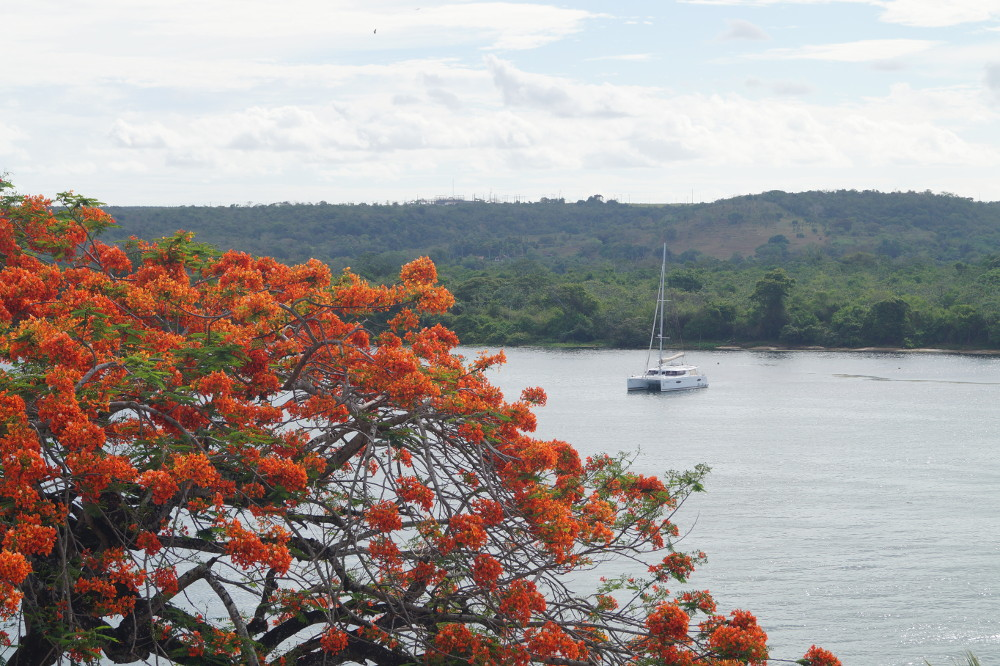
//> input picture unidade2/media/landscape.jpg, 1000 x 666 px
$ ./cannypontos media/landscape.jpg   (built with g++ and OpenCV 4)
//> lines starting //> are read from the running program, lines starting //| are printed output that depends on the picture
#include <iostream>
#include <opencv2/opencv.hpp>
#include <fstream>
#include <iomanip>
#include <vector>
#include <algorithm>
#include <numeric>
#include <ctime>
#include <cstdlib>

using namespace cv;
using namespace std;

#define STEP 5
#define JITTER 3

int top_slider = 10;
int top_slider_max = 200;

int pointradi_slider = 3;
int pointradi_slider_max = 10;

int pointradicanny_slider = 3;
int pointradicanny_slider_max = 10;

char TrackbarName[50];

Mat image_gray, image_color;
Mat border, frame, points;

int width, height, gray;
int x, y;

vector<int> yrange;
vector<int> xrange;

void on_trackbar_canny(int, void *)
{
  Canny(image_gray, border, top_slider, 3 * top_slider);

  iota(xrange.begin(), xrange.end(), 0);
  iota(yrange.begin(), yrange.end(), 0);

  for (uint i = 0; i < xrange.size(); i++)
  {
    xrange[i] = xrange[i] * STEP + STEP / 2;
  }

  for (uint i = 0; i < yrange.size(); i++)
  {
    yrange[i] = yrange[i] * STEP + STEP / 2;
  }

  points = Mat(height, width, CV_8UC3, Scalar(255, 255, 255));

  for (auto i : xrange)
  {
    random_shuffle(yrange.begin(), yrange.end());
    for (auto j : yrange)
    {
      x = i + rand() % (2 * JITTER) - JITTER + 1;
      y = j + rand() % (2 * JITTER) - JITTER + 1;
      Vec3b color = image_color.at<Vec3b>(x, y);
      circle(points, cv::Point(y, x), pointradi_slider + rand() % 4, Scalar(color), -1, CV_AA);
    }
  }

  for (auto i : xrange)
  {
    random_shuffle(yrange.begin(), yrange.end());
    for (auto j : yrange)
    {
      if (border.at<uchar>(i,j) == 255)
      {
        Vec3b color = image_color.at<Vec3b>(i, j);
        circle(points, cv::Point(j, i), pointradicanny_slider + rand() % 2, Scalar(color), -1, CV_AA);
      }
    }
  }

  imshow("CannyPontos", points);
}

int main(int argc, char **argv)
{

  srand(time(0));
  //image = imread(argv[1],CV_LOAD_IMAGE_GRAYSCALE);
  image_color = imread(argv[1]);
//> image_color is the input picture: 666 rows x 1000 cols, CV_8UC3; mean B, G, R 150.7, 153.7, 162.2

  if (!image_color.data)
  {
    cout << "nao abriu" << argv[1] << endl;
    cout << argv[0] << " imagem.jpg";
    exit(0);
  }

  cvtColor(image_color, image_gray, CV_RGB2GRAY);
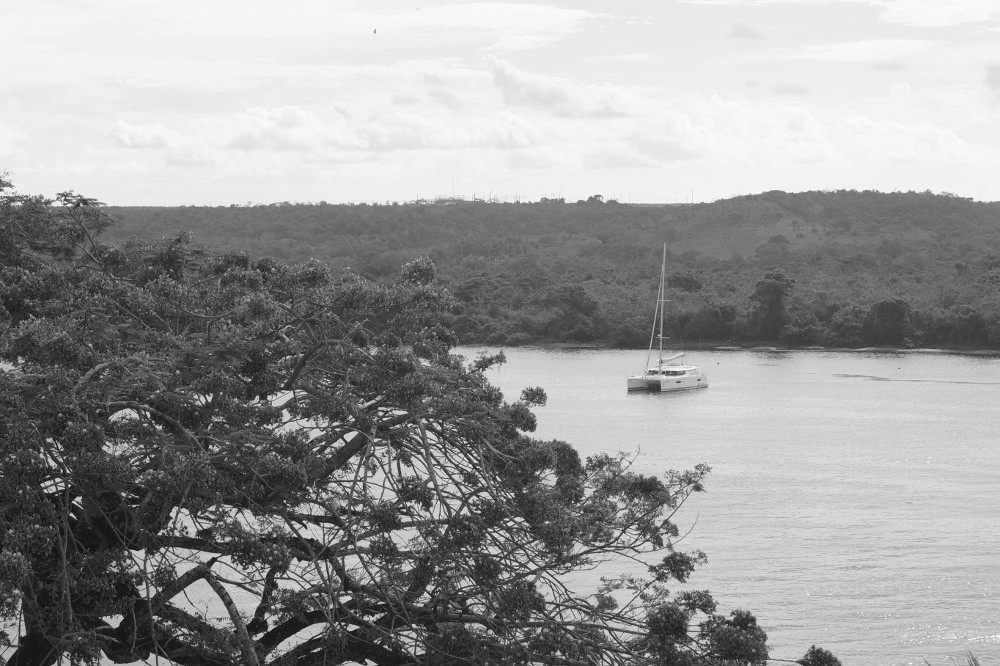
//> image_gray: 666 rows x 1000 cols, CV_8UC1; min 8, max 255, mean 153.7

  width = image_color.size().width;
//> width = 1000
  height = image_color.size().height;
//> height = 666

  xrange.resize(height / STEP);
//> xrange = 133 values from 0 to 0
  yrange.resize(width / STEP);
//> yrange = 200 values from 0 to 0

  sprintf(TrackbarName, "Threshold inferior %d", top_slider_max);

  namedWindow("CannyPontos", 1);
  createTrackbar(TrackbarName, "CannyPontos",
                 &top_slider,
                 top_slider_max,
                 on_trackbar_canny);
  createTrackbar("Point Radius", "CannyPontos",
                 &pointradi_slider,
                 pointradi_slider_max,
                 on_trackbar_canny);
  createTrackbar("Canny point radius", "CannyPontos",
                 &pointradicanny_slider,
                 pointradicanny_slider_max,
                 on_trackbar_canny);

  on_trackbar_canny(top_slider, 0);
//> in on_trackbar_canny, `Canny(image_gray, border, top_slider, 3 * top_slider);`:
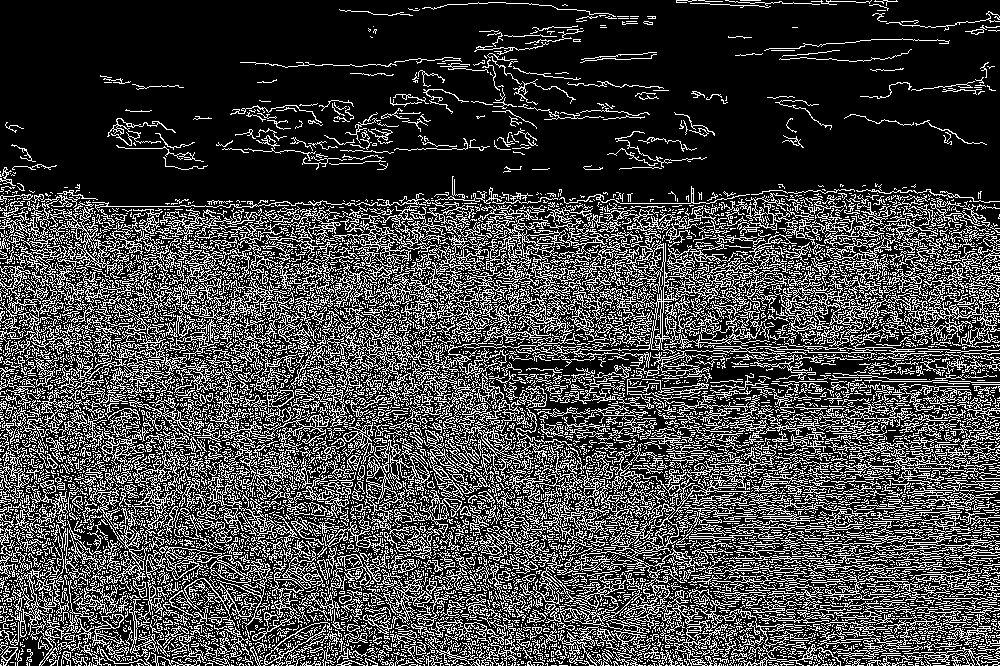
//> border: 666 rows x 1000 cols, CV_8UC1; 26.1% white in thin lines or dots
//> after the loop in on_trackbar_canny, `for (auto i : xrange)`:
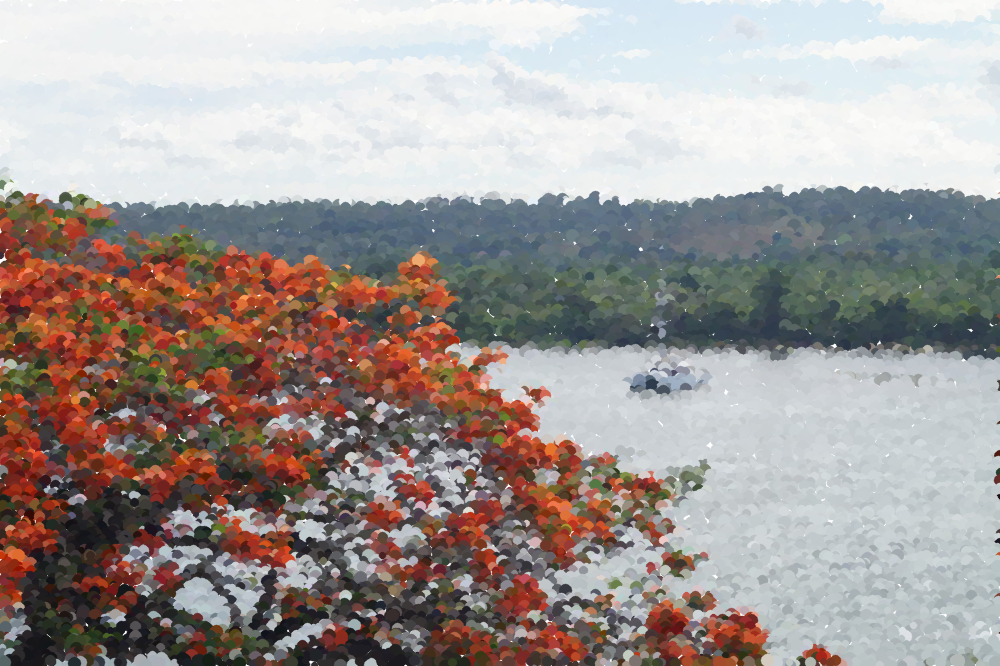
//> points: 666 rows x 1000 cols, CV_8UC3; mean B, G, R 150.5, 153.4, 161.9
//> after the loop in on_trackbar_canny, `for (auto i : xrange)`:
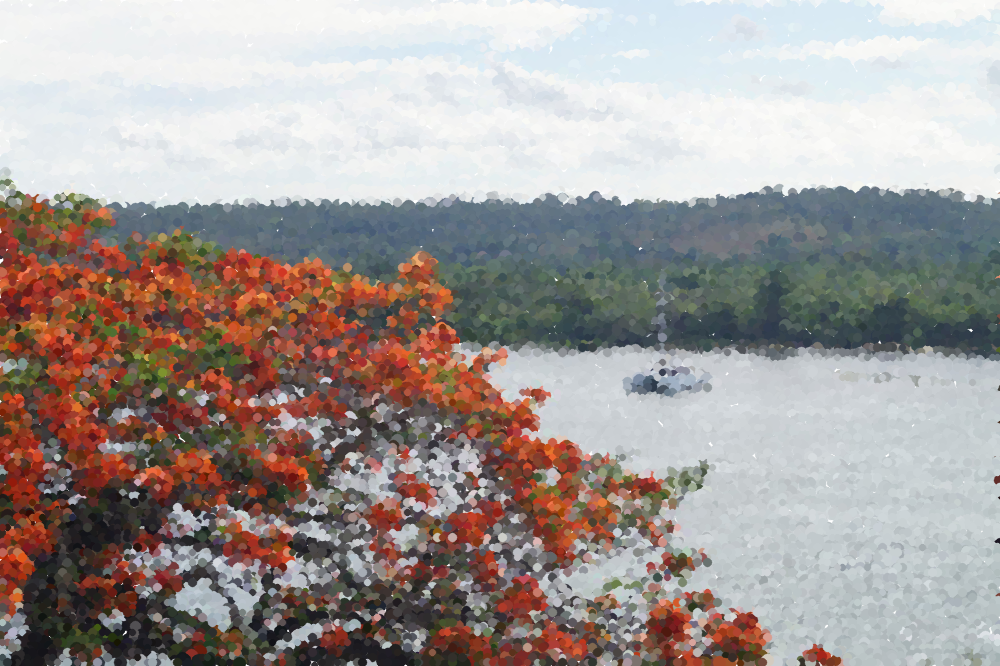
//> points: 666 rows x 1000 cols, CV_8UC3; mean B, G, R 150.8, 153.8, 162.3

  waitKey();
//> in on_trackbar_canny (call 2), `iota(yrange.begin(), yrange.end(), 0);`: yrange = 200 values from 0 to 199
//> after the loop in on_trackbar_canny (call 2), `for (uint i = 0; i < yrange.size(); i++)`: yrange = 200 values from 2 to 997
//> after the loop in on_trackbar_canny (call 2), `for (auto i : xrange)`:
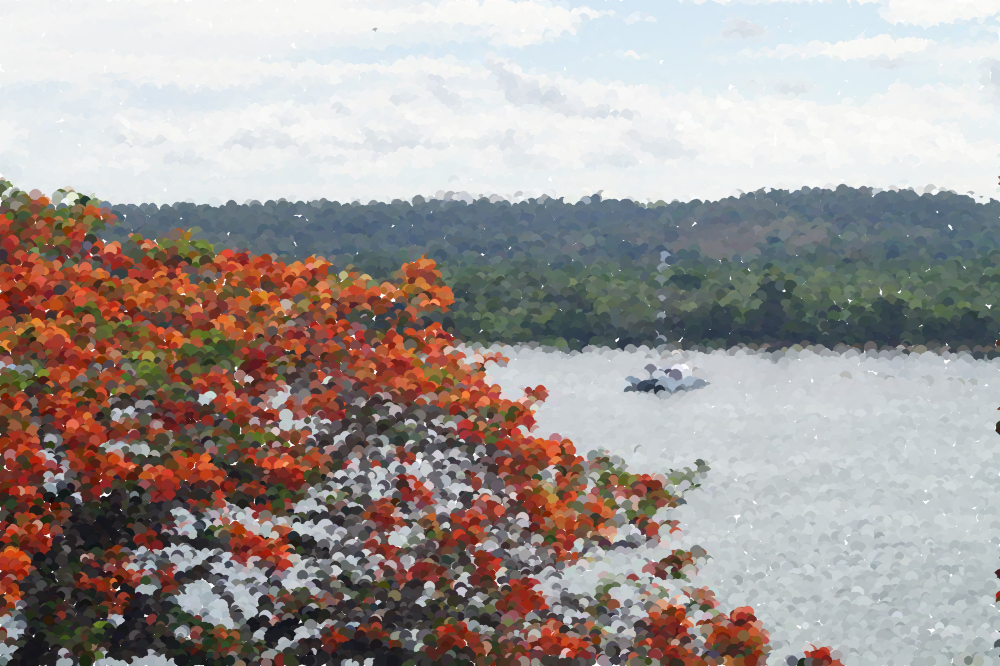
//> points: 666 rows x 1000 cols, CV_8UC3; mean B, G, R 150.6, 153.6, 162
//> after the loop in on_trackbar_canny (call 2), `for (auto i : xrange)`:
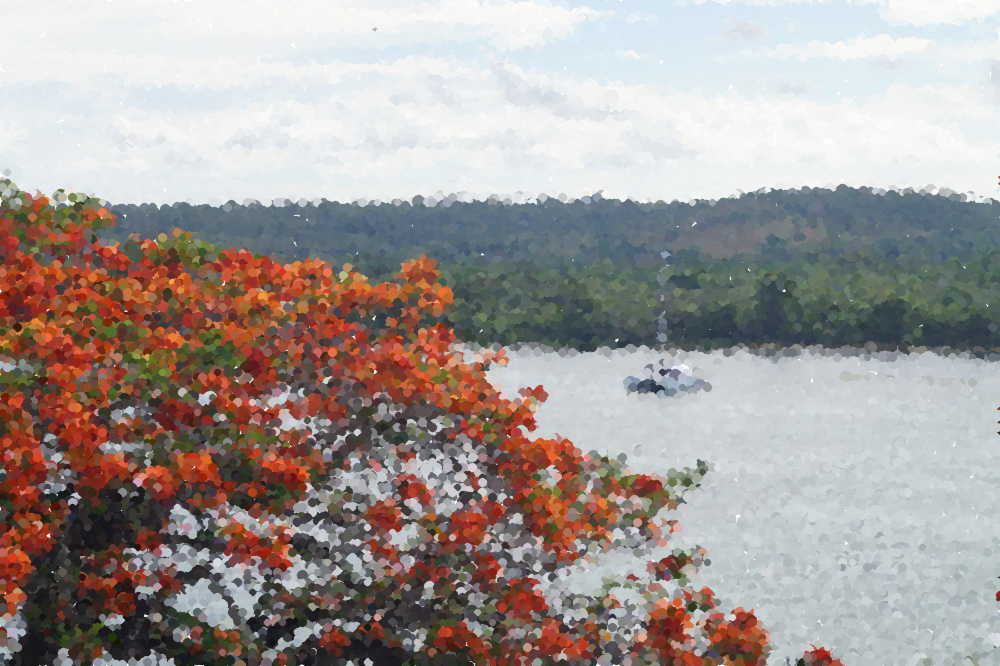
//> points: 666 rows x 1000 cols, CV_8UC3; mean B, G, R 150.9, 154, 162.5
  return 0;
}

$ run again, on unidade2/media/saida1.jpg
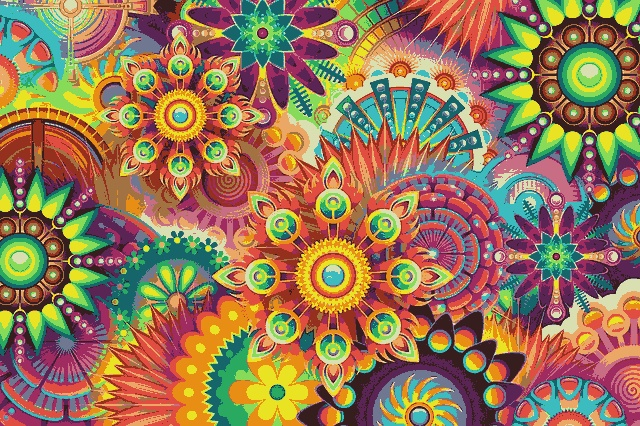
//> input picture unidade2/media/saida1.jpg, 640 x 426 px
//> image_color is the input picture: 426 rows x 640 cols, CV_8UC3; mean B, G, R 86.2, 118.4, 149.8
//> border: 426 rows x 640 cols, CV_8UC1; 28.5% white in thin lines or dots
//> after the loop in on_trackbar_canny, `for (auto i : xrange)`:
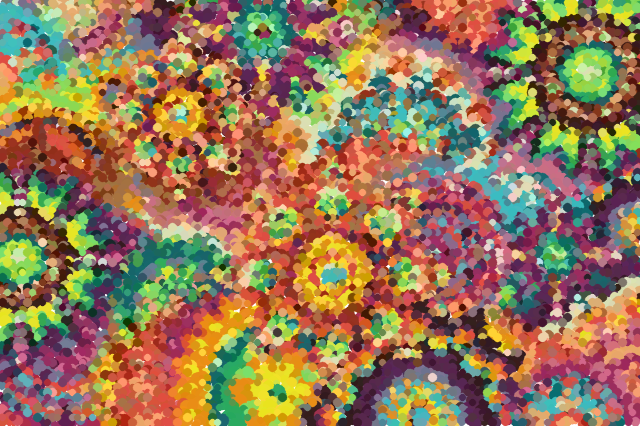
//> points: 426 rows x 640 cols, CV_8UC3; mean B, G, R 87, 119.1, 150
//> in on_trackbar_canny (call 2), `iota(yrange.begin(), yrange.end(), 0);`: yrange = 128 values from 0 to 127
//> the loop in on_trackbar_canny (call 2), `for (uint i = 0; i < yrange.size(); i++)` made 128 passes
//> after the loop in on_trackbar_canny (call 2), `for (uint i = 0; i < yrange.size(); i++)`: yrange = 128 values from 2 to 637
//> after the loop in on_trackbar_canny (call 2), `for (auto i : xrange)`:
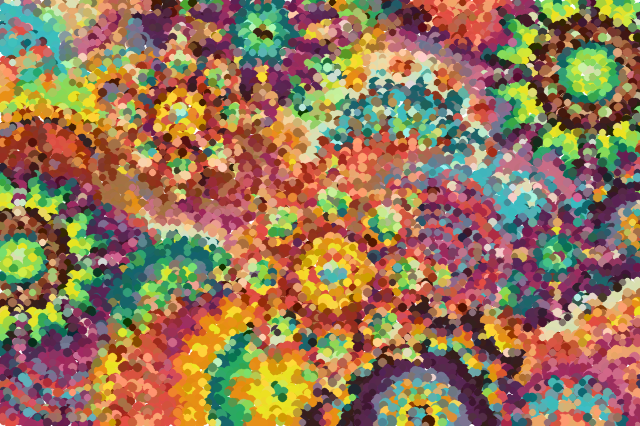
//> points: 426 rows x 640 cols, CV_8UC3; mean B, G, R 87.1, 119.2, 150.3
